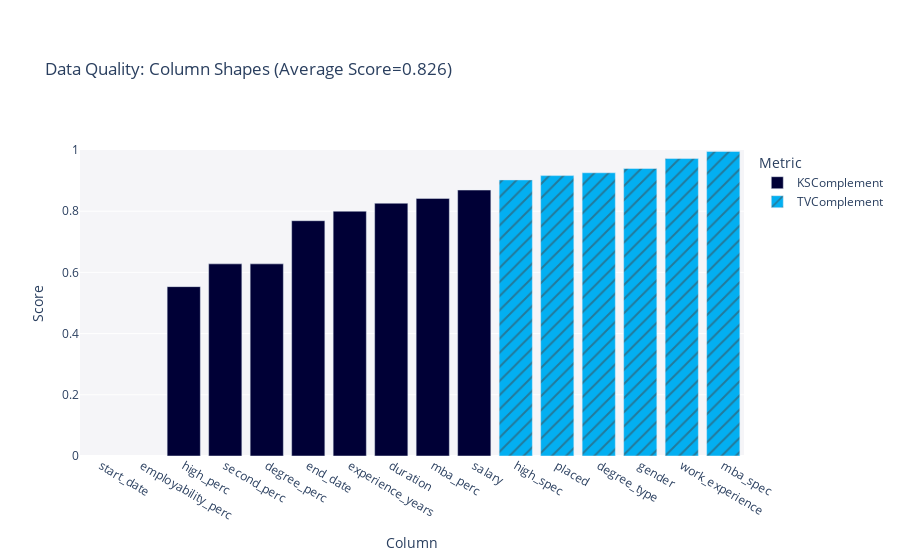

The cell this chart's notebook holds for it:
### Code cell
column_shapes.get_visualization()

### Figure 1 — Plotly figure (JSON) as saved in the notebook; plotly's stock layout.template omitted (floating-point values rounded to 4 significant figures)
{"data": [{"alignmentgroup": "True", "customdata": [["KSComplement"], ["KSComplement"], ["KSComplement"], ["KSComplement"], ["KSComplement"], ["KSComplement"], ["KSComplement"], ["KSComplement"], ["KSComplement"], ["KSComplement"]], "hovertemplate": "<b>%{hovertext}</b><br><br>Metric=%{customdata[0]}<br>Score=%{y}<extra></extra>", "hovertext": ["start_date", "end_date", "salary", "duration", "high_perc", "second_perc", "degree_perc", "experience_years", "employability_perc", "mba_perc"], "legendgroup": "KSComplement", "marker": {"color": "#000036", "pattern": {"shape": ""}}, "name": "KSComplement", "offsetgroup": "KSComplement", "orientation": "v", "showlegend": true, "textposition": "auto", "type": "bar", "x": ["start_date", "end_date", "salary", "duration", "high_perc", "second_perc", "degree_perc", "experience_years", "employability_perc", "mba_perc"], "xaxis": "x", "y": [null, 0.7689, 0.8692, 0.8261, 0.5535, 0.6279, 0.6279, 0.8, null, 0.8419], "yaxis": "y"}, {"alignmentgroup": "True", "customdata": [["TVComplement"], ["TVComplement"], ["TVComplement"], ["TVComplement"], ["TVComplement"], ["TVComplement"]], "hovertemplate": "<b>%{hovertext}</b><br><br>Metric=%{customdata[0]}<br>Score=%{y}<extra></extra>", "hovertext": ["high_spec", "mba_spec", "gender", "placed", "work_experience", "degree_type"], "legendgroup": "TVComplement", "marker": {"color": "#03AFF1", "pattern": {"shape": "/"}}, "name": "TVComplement", "offsetgroup": "TVComplement", "orientation": "v", "showlegend": true, "textposition": "auto", "type": "bar", "x": ["high_spec", "mba_spec", "gender", "placed", "work_experience", "degree_type"], "xaxis": "x", "y": [0.9023, 0.9953, 0.9395, 0.9163, 0.9721, 0.9256], "yaxis": "y"}], "layout": {"barmode": "relative", "legend": {"title": {"text": "Metric"}, "tracegroupgap": 0}, "margin": {"t": 150}, "plot_bgcolor": "#F5F5F8", "title": {"text": "Data Quality: Column Shapes (Average Score=0.826)"}, "xaxis": {"anchor": "y", "categoryorder": "total ascending", "domain": [0, 1], "title": {"text": "Column"}}, "yaxis": {"anchor": "x", "domain": [0, 1], "range": [0, 1], "title": {"text": "Score"}}}}
